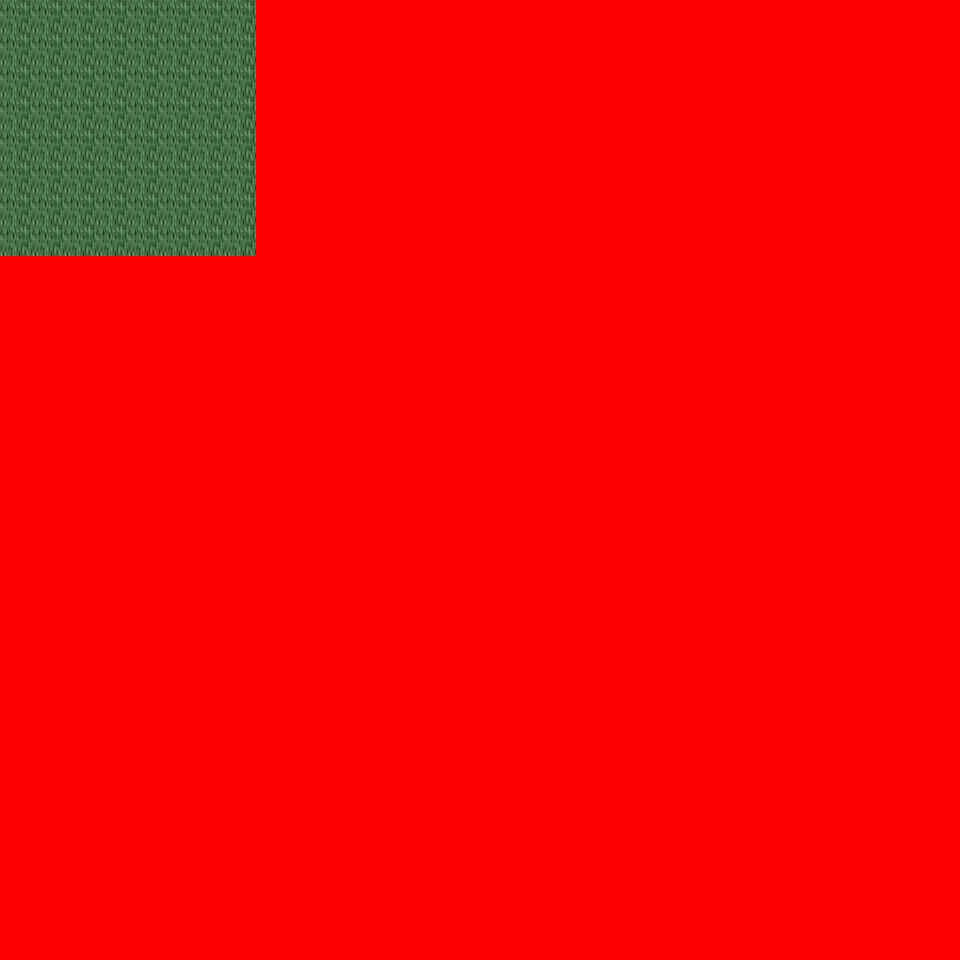

The image is a tile-based game level rendered from a .tmx file. Its description and source (layers, tilesets, objects; grid data summarised) follow:
An orthogonal 30x30 tile map with 32x32 px tiles, 6 tile layers (Ground, Object, Object2, Above, ...), 26 tilesets and 2 objects (2x mapchange).

<map version="1.0" orientation="orthogonal" renderorder="right-down" width="30" height="30" tilewidth="32" tileheight="32" nextobjectid="3">
  <tileset firstgid="1" name="tileset_logic_collision" tilewidth="32" tileheight="32" tilecount="1" columns="1">
    <image source="../drawable/tileset_logic_collision.png" width="32" height="32" />
  </tileset>
  <tileset firstgid="2" name="tileset_ground_ground" tilewidth="32" tileheight="32" tilecount="33" columns="3">
    <image source="../drawable/tileset_ground_ground.png" width="96" height="352" />
  </tileset>
  <tileset firstgid="35" name="tileset_building_castle" tilewidth="32" tileheight="32" tilecount="320" columns="20">
    <image source="../drawable/tileset_building_castle.png" width="640" height="512" />
  </tileset>
  <tileset firstgid="355" name="tileset_ground_grass_corners" tilewidth="32" tileheight="32" tilecount="24" columns="6">
    <image source="../drawable/tileset_ground_grass_corners.png" width="192" height="128" />
  </tileset>
  <tileset firstgid="379" name="tileset_ground_grass_edges" tilewidth="32" tileheight="32" tilecount="36" columns="12">
    <image source="../drawable/tileset_ground_grass_edges.png" width="384" height="96" />
  </tileset>
  <tileset firstgid="415" name="tileset_ground_water_pool" tilewidth="32" tileheight="32" tilecount="72" columns="3">
    <image source="../drawable/tileset_ground_water_pool.png" width="96" height="768" />
  </tileset>
  <tileset firstgid="487" name="tileset_ground_earth_edges" tilewidth="32" tileheight="32" tilecount="18" columns="6">
    <image source="../drawable/tileset_ground_earth_edges.png" width="192" height="96" />
  </tileset>
  <tileset firstgid="505" name="tileset_item_weapon_cannon" tilewidth="32" tileheight="32" tilecount="12" columns="3">
    <image source="../drawable/tileset_item_weapon_cannon.png" width="96" height="128" />
  </tileset>
  <tileset firstgid="517" name="tileset_item_pot_barrels_1" tilewidth="32" tileheight="32" tilecount="8" columns="4">
    <image source="../drawable/tileset_item_pot_barrels_1.png" width="128" height="64" />
  </tileset>
  <tileset firstgid="525" name="tileset_ground_cobbled_paving" tilewidth="32" tileheight="32" tilecount="1" columns="1">
    <image source="../drawable/tileset_ground_cobbled_paving.png" width="32" height="32" />
  </tileset>
  <tileset firstgid="526" name="tileset_ground_ridge_earth_pale" tilewidth="32" tileheight="32" tilecount="96" columns="12">
    <image source="../drawable/tileset_ground_ridge_earth_pale.png" width="384" height="256" />
  </tileset>
  <tileset firstgid="622" name="tileset_plant_bushes_and_trees" tilewidth="32" tileheight="32" tilecount="144" columns="16">
    <image source="../drawable/tileset_plant_bushes_and_trees.png" width="512" height="289" />
  </tileset>
  <tileset firstgid="766" name="tileset_plant_bush_leafy_2" tilewidth="32" tileheight="32" tilecount="12" columns="6">
    <image source="../drawable/tileset_plant_bush_leafy_2.png" width="192" height="64" />
  </tileset>
  <tileset firstgid="778" name="tileset_plant_bush_flowering" tilewidth="32" tileheight="32" tilecount="72" columns="8">
    <image source="../drawable/tileset_plant_bush_flowering.png" width="256" height="288" />
  </tileset>
  <tileset firstgid="850" name="tileset_plant_stump_small_stump" tilewidth="32" tileheight="32" tilecount="4" columns="2">
    <image source="../drawable/tileset_plant_stump_small_stump.png" width="64" height="64" />
  </tileset>
  <tileset firstgid="854" name="tileset_plant_tree_fall_trees" tilewidth="32" tileheight="32" tilecount="40" columns="8">
    <image source="../drawable/tileset_plant_tree_fall_trees.png" width="256" height="160" />
  </tileset>
  <tileset firstgid="894" name="tileset_plant_vine" tilewidth="32" tileheight="32" tilecount="3" columns="1">
    <image source="../drawable/tileset_plant_vine.png" width="32" height="96" />
  </tileset>
  <tileset firstgid="897" name="tileset_building_cottage" tilewidth="32" tileheight="32" tilecount="256" columns="16">
    <image source="../drawable/tileset_building_cottage.png" width="512" height="512" />
  </tileset>
  <tileset firstgid="1153" name="tileset_building_roof_thatched_roof" tilewidth="32" tileheight="32" tilecount="256" columns="16">
    <image source="../drawable/tileset_building_roof_thatched_roof.png" width="512" height="512" />
  </tileset>
  <tileset firstgid="1409" name="tileset_building_window_windows" tilewidth="32" tileheight="32" tilecount="256" columns="16">
    <image source="../drawable/tileset_building_window_windows.png" width="512" height="512" />
  </tileset>
  <tileset firstgid="1665" name="tileset_building_door_doors" tilewidth="32" tileheight="32" tilecount="256" columns="16">
    <image source="../drawable/tileset_building_door_doors.png" width="512" height="512" />
  </tileset>
  <tileset firstgid="1921" name="tileset_building_fence_fence_wooden" tilewidth="32" tileheight="32" tilecount="12" columns="3">
    <image source="../drawable/tileset_building_fence_fence_wooden.png" width="96" height="128" />
  </tileset>
  <tileset firstgid="1933" name="tileset_ground_ground_3" tilewidth="32" tileheight="32" tilecount="5" columns="5">
    <image source="../drawable/tileset_ground_ground_3.png" width="160" height="32" />
  </tileset>
  <tileset firstgid="1938" name="tileset_plant_tree_tree_darkgreen" tilewidth="32" tileheight="32" tilecount="88" columns="8">
    <image source="../drawable/tileset_plant_tree_tree_darkgreen.png" width="256" height="352" />
  </tileset>
  <tileset firstgid="2026" name="tileset_building_decoration_magician_banner" tilewidth="32" tileheight="32" tilecount="3" columns="3">
    <image source="../drawable/tileset_building_decoration_magician_banner.png" width="96" height="32" />
  </tileset>
  <tileset firstgid="2029" name="tileset_ground_ladder_vertical_dark" tilewidth="32" tileheight="32" tilecount="3" columns="3">
    <image source="../drawable/tileset_ground_ladder_vertical_dark.png" width="96" height="32" />
  </tileset>
  <layer name="Ground" width="30" height="30">
    <data>[900 cells, 218 non-empty, 2 distinct tile ids]</data>
  </layer>
  <layer name="Object" width="30" height="30">
    <data>[900 cells, 32 non-empty, 6 distinct tile ids]</data>
  </layer>
  <layer name="Object2" width="30" height="30">
    <data>[900 cells, 0 non-empty, 0 distinct tile ids]</data>
  </layer>
  <layer name="Above" width="30" height="30">
    <data>[900 cells, 0 non-empty, 0 distinct tile ids]</data>
  </layer>
  <layer name="Above2" width="30" height="30">
    <data>[900 cells, 0 non-empty, 0 distinct tile ids]</data>
  </layer>
  <layer name="Walkable" width="30" height="30">
    <data>[900 cells, 836 non-empty, 1 distinct tile ids]</data>
  </layer>
  <objectgroup name="MapEvents">
    <object id="1" name="north" type="mapchange" x="0" y="0" width="256" height="32">
      <properties>
        <property name="map" value="0_ados_mountain_n2_w2_x3_y3" />
        <property name="place" value="south" />
      </properties>
    </object>
    <object id="2" name="west" type="mapchange" x="0" y="0" width="32" height="256">
      <properties>
        <property name="map" value="0_ados_mountain_n2_w2_x2_y4" />
        <property name="place" value="east" />
      </properties>
    </object>
  </objectgroup>
</map>
